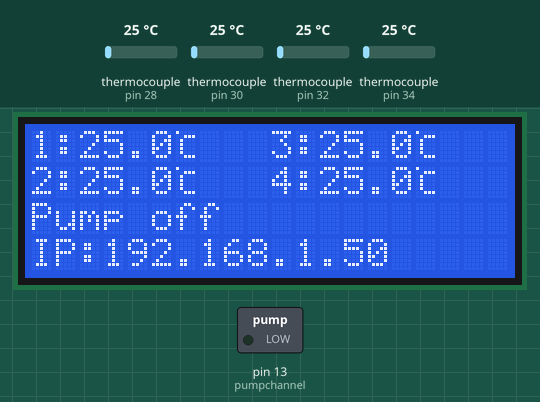
Simulated run of this sketch. Board: Arduino Uno, built with avr-gcc and run on an emulated ATmega328P. On the bench: 20×4 character LCD, switched loads named in the sketch (green lamp = pin HIGH). Inputs (shaded band) come from the test bench; at power-on: thermocouple (sensors on pin 28, pin 30, pin 32, pin 34) 25 °C. WiFi joins after 1.5 s; servers stay silent unless stated; what the sketch prints to the serial monitor is not drawn.

Above: at 2.8 s.
2.9 s: thermocouple (sensor on pin 28) set to 6 °C
At 5.1 s:
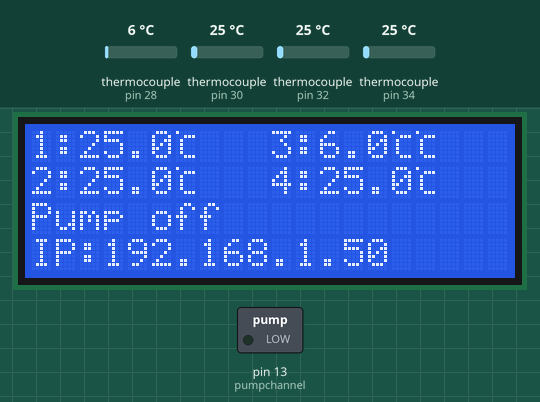
6.3 s: thermocouple (sensor on pin 30) set to 6 °C
At 8.9 s:
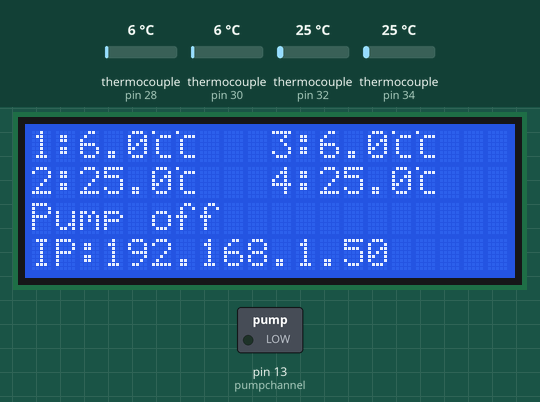
9.5 s: thermocouple (sensor on pin 32) set to 6 °C
At 12.4 s:
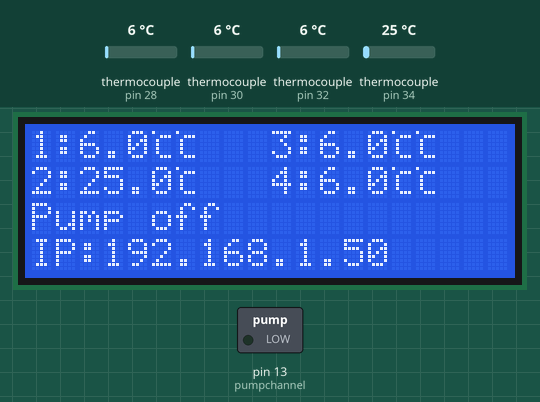
12.7 s: thermocouple (sensor on pin 34) set to 6 °C
At 15.1 s:
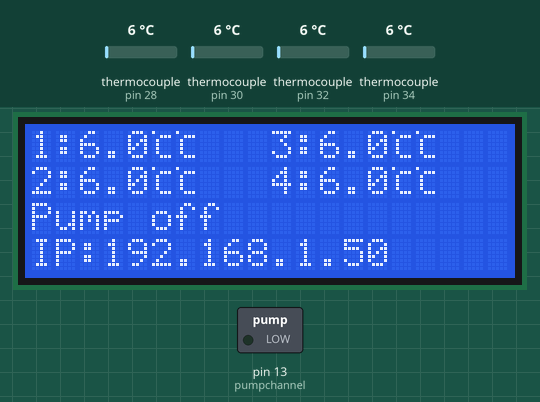
15.9 s: thermocouple (sensor on pin 30) set to 75 °C
At 18.7 s:
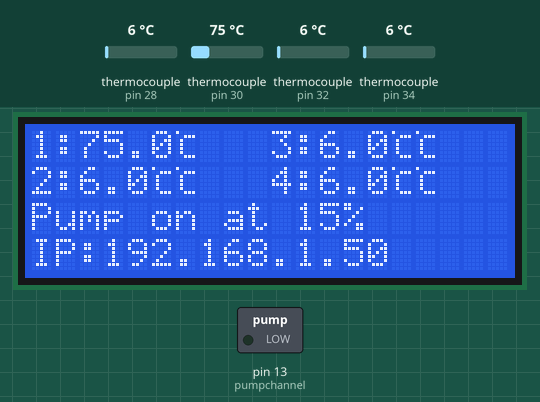
19.1 s: thermocouple (sensor on pin 32) set to 75 °C
At 21.2 s:
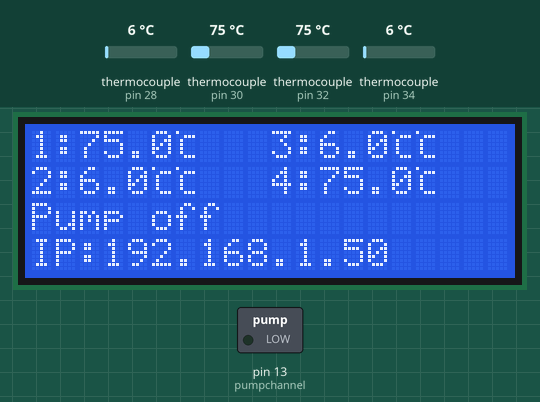
Timing chart, 0 to 22.7 s (numbered marks = the images above; inputs shaded):
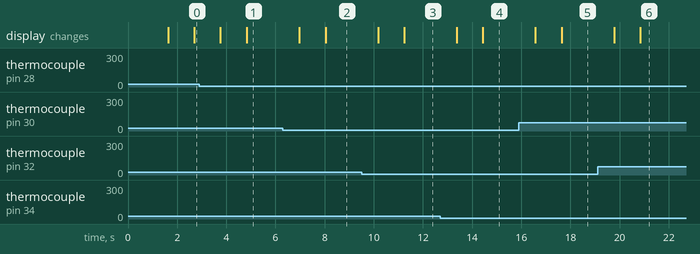

Measured:
- after the input at 2.9 s, the display: first changes after 0.86 s (image 1 shows a later state)
- after the input at 6.3 s, the display: first changes after 0.67 s (image 2 shows a later state)
- after the input at 9.5 s, the display: first changes after 0.67 s (image 3 shows a later state)
- after the input at 12.7 s, the display: first changes after 0.67 s (image 4 shows a later state)
- after the input at 15.9 s, the display: first changes after 0.67 s (image 5 shows a later state)
- after the input at 19.1 s, the display: first changes after 0.67 s (image 6 shows a later state)

The sketch:

LCDThermocuple_i2c_dhcp.ino
```cpp
#include "max6675.h" // include the thermocouple library code
#include <LiquidCrystal_I2C.h> // include the lcd library code:
#include <SPI.h> // include the Ethernet library code;
#include <Ethernet.h> // include the Ethernet library code;
////////////////////////////////////////
// define thermocouple pins for 4 inputs
const int ktcCLK=38,ktcSO=36,ktc1CS=30,ktc2CS=34,ktc3CS=28,ktc4CS=32;  //The addresses for all the thermocouple channels
byte degc[8] = {B10000,B00111,B01000,B01000,B01000,B01000,B00111,B00000}; // create special degree C character
const int delaytime=100; //this is the delay between readings in ms
const int averages=10; //number of temperature averages to remove jitter
const int pumpchannel = 13;
const int dutycycle = 15; //The pump duty cycle in %. Min 15% Max 100%
const int Col[] = {0,0,10,10};
const int Row[] = {0,1,0,1};
const float height[] = {0,0.21,0.55,0.97,1.18,1.7};
int x;
int q;
int pumpactive = 0;
////////////////////////////////////////

// initialize 4 instances of the ktc
MAX6675 ktc1(ktcCLK, ktc1CS, ktcSO);
MAX6675 ktc2(ktcCLK, ktc2CS, ktcSO);
MAX6675 ktc3(ktcCLK, ktc3CS, ktcSO);
MAX6675 ktc4(ktcCLK, ktc4CS, ktcSO);
////////////////////////////////////////

// Set the LCD address to 0x27 for a 20 chars and 4 line display
LiquidCrystal_I2C lcd(0x27, 20, 4);
////////////////////////////////////////

// Enter a MAC address and IP address for your controller below.
// The IP address will be dependent on your local network:
// Pin 10 has to be connected along with the ICSP connecters
byte mac[] = {0xDE, 0xAD, 0xBE, 0xEF, 0xFE, 0xED};
//IPAddress ip(192,168,1,123);
// Initialize the Ethernet server library
// with the IP address and port you want to use
// (port 80 is default for HTTP):
EthernetServer server(80);
////////////////////////////////////////

void setup() {
  pinMode(pumpchannel,OUTPUT); //This sets the pump control channel to output. Has to be a PWM channel
  analogWrite(pumpchannel,0); //Set pump to off initially
  ////////Start the LCD screen
  lcd.init();
  lcd.backlight();
  lcd.clear();
  lcd.createChar(0,degc);
  ////////Start the serial port for debugging
  Serial.begin(9600);
  while (!Serial) {
    ; // wait for serial port to connect. Needed for native USB port only
  }
  Serial.println("Thermocouple web server, looking for ethernet controller");
  lcd.setCursor(0,0);
  lcd.print("Thermo web server");
  lcd.setCursor(0,1);
  lcd.print("Looking for web");
  ///////////////////////////
  // start the Ethernet connection and check its status:
  while (Ethernet.begin(mac) == 0) {
    Serial.println("Failed to configure Ethernet using DHCP");
    lcd.setCursor(0,2);
    lcd.print("DHCP Failed!");
    delay(1);
  }
  // Check for Ethernet hardware present
  while (Ethernet.hardwareStatus() == EthernetNoHardware) {
      Serial.println("Ethernet shield was not found.  Sorry, can't run without hardware. :(");
      lcd.setCursor(0,3);
      lcd.print("Shield not found.");
      delay(1); // do nothing, no point running without Ethernet hardware
  }

  // start the server and print status and address
  server.begin();
  Serial.print("server is at ");
  Serial.println(Ethernet.localIP());
  lcd.clear();
  lcd.setCursor(0,3);
  lcd.print("IP:");
  lcd.print(Ethernet.localIP());
}

void loop() {
      //Read the temperature and print it to the lcd screen
   //Do averages
   float Temp[] = {0,0,0,0};
   x = 1;
   while(x <= averages){
   Temp[0] = Temp[0] + ktc1.readCelsius();
   Temp[1] = Temp[1] + ktc2.readCelsius();
   Temp[2] = Temp[2] + ktc3.readCelsius();
   Temp[3] = Temp[3] + ktc4.readCelsius();
   x = x + 1;
   delay(delaytime);
   }
   Temp[0] = Temp[0] / averages;
   Temp[1] = Temp[1] / averages;
   Temp[2] = Temp[2] / averages;
   Temp[3] = Temp[3] / averages;
   //Display the averaged data
   x = 1;
   while(x <= 4){
    lcd.setCursor(Col[x-1],Row[x-1]);
    lcd.print(x);
    lcd.print(":");
    lcd.print(String(Temp[x-1],1));
    lcd.write(0);
    x = x + 1;
   }
   //Turn on pump to destratify if top and bottom of tank are too differnet in temp
   //Temp at top has to be more than 60 degrees to start then runs while bottom is more than 15 degrees less.
   //Need to add in a dwell so the pump does not turn on and off too much, say 3 degrees
   int activatetemp = 60; //this is the temperature above which the pump will start de-stratifying.
   int deltatemp[] = {15,12}; //this is the max and min difference in temperaures to turn the pump on and off.
   if (Temp[0] > activatetemp and (Temp[0] - Temp[3]) > deltatemp[pumpactive]){
      lcd.setCursor(0,2);
      lcd.print("Pump on at ");
      lcd.print(dutycycle);
      lcd.print("%");
      analogWrite(pumpchannel, (256*dutycycle/100)); //This turns on the pump with the duty cycle that has been defined
      pumpactive = 1;
   } else {
      lcd.setCursor(0,2);
      lcd.print("Pump off      ");
      analogWrite(pumpchannel, 0);
      pumpactive = 0;
   }
   // listen for incoming clients
   EthernetClient client = server.available();
   if (client) {
    Serial.println("new client");
    // an http request ends with a blank line
    boolean currentLineIsBlank = true;
    while (client.connected()) {
      if (client.available()) {
        char c = client.read();
        Serial.write(c);
        // if you've gotten to the end of the line (received a newline
        // character) and the line is blank, the http request has ended,
        // so you can send a reply
        if (c == '\n' && currentLineIsBlank) {
          // send a standard http response header
          client.println("HTTP/1.1 200 OK");
          client.println("Content-Type: text/html");
          client.println("Connection: close");  // the connection will be closed after completion of the response
          client.println("Refresh: 5");  // refresh the page automatically every 5 sec
          client.println();
          client.println("<!DOCTYPE HTML>");
          client.println("<html>");
          // output the value of each analog input pin
          for (int tempChannel = 0; tempChannel <= 3; tempChannel++) {
            client.print("Temp from Channel ");
            client.print(tempChannel+1);
            client.print(" is ");
            client.print(String(Temp[tempChannel],1));
            client.print("C");
            client.println("<br />");
          }
          if (pumpactive) {
            client.print("Pump on");
            client.println("<br />");
          } else {
            client.print("Pump Off");
            client.println("<br />");
          }
          client.println("</html>");
          break;
        }
        if (c == '\n') {
          // you're starting a new line
          currentLineIsBlank = true;
        } else if (c != '\r') {
          // you've gotten a character on the current line
          currentLineIsBlank = false;
        }
      }
    }
    // give the web browser time to receive the data
    delay(1);
    // close the connection:
    client.stop();
    Serial.println("client disconnected");
  }
}
```
